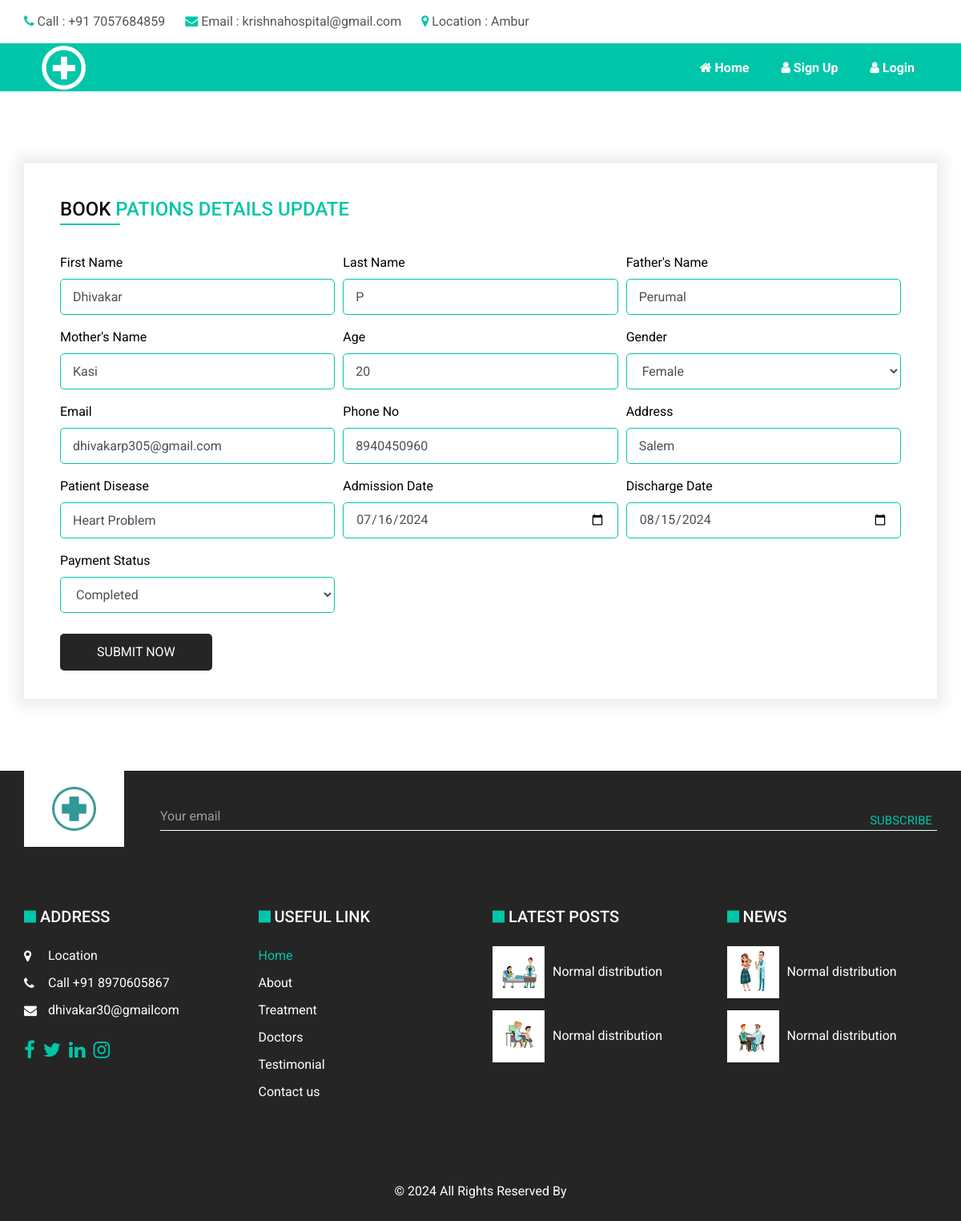
The page /item/1/updates/ on the database its author committed.
### Myapps/models.py (models this page shows, shortened)
class PatientDetail(models.Model):
    GENDER_CHOICES = [
        ('M', 'Male'),
        ('F', 'Female'),
        ('O', 'Other'),
    ]
    PAYMENT_CHOICES = [
        ('C', 'Completed'),
        ('P', 'Pending'),
    ]
    first_name = models.CharField(max_length=100)
    last_name = models.CharField(max_length=100)
    father_name = models.CharField(max_length=100)
    mother_name = models.CharField(max_length=100)
    age = models.IntegerField()
    gender = models.CharField(max_length=1, choices=GENDER_CHOICES)
    email = models.EmailField()
    mobile_no = models.CharField(max_length=15)
    address = models.TextField()
    patient_disease = models.TextField()
    admission_date = models.DateField()
    discharge_date = models.DateField()
    payment_status = models.CharField(max_length=1, choices=PAYMENT_CHOICES)

### Myapps/views.py (the view)
# urls.py: path('item/<int:pk>/updates/', views.updates, name='updates'),
def updates(request,pk):
    item = get_object_or_404(PatientDetail, pk=pk)
    if request.method == 'POST':
        form = PatientDetailForm(request.POST,instance=item)
        if form.is_valid():
            form.save()
            return redirect('pationdetails')
    else:
        form = PatientDetailForm(instance=item)
    return render(request,'PasantsDetails/pations.html', {'form': form})

### Myapps/templates/PasantsDetails/pations.html (shortened to what this page needs)
{%  extends 'Main/main.html' %}
{%  load static %}
{%  block content %}
<section class="book_section layout_padding">
    <div class="container">
      <div class="row">
        <div class="col">
          <form action="" method="post">
            <h2>{% if form.instance.pk %} <h4>BOOK <span>PATIONS DETAILS UPDATE</span></h4> {% else %} <h4><b>ADD <span>PATIONS DETAILS</span></b></h4> {% endif %}</h2>
            <div class="form-row ">
              <div class="form-group col-lg-4">
                <label for="inputPatientName">First Name </label>
                 {{  form.first_name }}
              </div>
              <div class="form-group col-lg-4">
                <label for="inputDoctorName">Last Name</label>
                {{  form.last_name  }}
              </div>
              <div class="form-group col-lg-4">
                <label for="inputDepartmentName">Father's Name</label>
                {{  form.father_name }}
              </div>
            </div>
            <div class="form-row ">
              <div class="form-group col-lg-4">
                <label for="inputPhone">Mother's Name</label>
                {{  form.mother_name }}
              </div>
              <div class="form-group col-lg-4">
                <label for="inputSymptoms">Age</label>
                {{  form.age }}
              </div>
              <div class="form-group col-lg-4">
                <label for="inputSymptoms">Gender</label>
                {{  form.gender }}
              </div>
            </div>
            <div class="form-row ">
                <div class="form-group col-lg-4">
                  <label for="inputPatientName">Email </label>
                   {{  form.email }}
                </div>
                <div class="form-group col-lg-4">
                  <label for="inputDoctorName">Phone No</label>
                  {{  form.mobile_no }}
                </div>
                <div class="form-group col-lg-4">
                  <label for="inputDepartmentName">Address</label>
                  {{  form.address }}
                </div>
              </div>
              <div class="form-row ">
                <div class="form-group col-lg-4">
                  <label for="inputPatientName">Patient Disease </label>
                   {{  form.patient_disease }}
                </div>
                <div class="form-group col-lg-4">
                    <label for="inputDate">Admission Date </label>
                    <div class="input-group date"  data-date-format="mm-dd-yyyy">
                       {{ form.admission_date }}
                    </div>
                </div>
                <div class="form-group col-lg-4">
                    <label for="inputDate">Discharge Date </label>
                    <div class="input-group date"  data-date-format="mm-dd-yyyy">
                       {{ form.discharge_date }}
                    </div>
                </div>
                <div class="form-group col-lg-4">
                    <label for="inputDoctorName">Payment Status</label>
                    {{  form.payment_status  }}
                </div>
              </div>
            <div class="btn-box">
              <button type="submit" class="btn ">Submit Now</button>
            </div>
          </form>
        </div>
      </div>
    </div>
  </section>
{%  endblock content %}

### static/CSS/style1.css (style rules this page uses)
body { font-family: 'Roboto', sans-serif; color: #0c0c0c; background-color: #ffffff; overflow-x: hidden; }
.layout_padding { padding: 90px 0; }
.btn, .btn:focus { outline: none !important; -webkit-box-shadow: none; box-shadow: none; }
.book_section h4 { position: relative; padding-bottom: 5px; margin-bottom: 35px; }
.book_section h4 span { color: #00c6a9; }
.book_section h4::before { content: ""; position: absolute; left: 0; bottom: 0; width: 75px; height: 2px; background-color: #00c6a9; }
.book_section form { padding: 35px 45px; -webkit-box-shadow: 0 0 15px 10px rgba(0, 0, 0, 0.07); box-shadow: 0 0 15px 10px rgba(0, 0, 0, 0.07); }
.book_section form label { color: #000000; }
.book_section form .form-control { width: 100%; background-color: transparent; border: 1px solid #00c6a9; height: 45px; outline: none; -webkit-box-shadow: none; box-shadow: none; border-radius: 5px; padding: 0 15px; }
.book_section form .form-control::placeholder { color: #00c6a9; }
.book_section form button.btn { background-color: #252525; color: #ffffff; padding: 10px 45px; border-radius: 5px; margin-top: 10px; text-transform: uppercase; }

### static/CSS/responsive.css (style rules this page uses)
@media (min-width: 1200px) { .container { max-width: 1170px; } }

### rows shown on the page
PatientDetail: first_name "Dhivakar", last_name "P", father_name "Perumal", mother_name "Kasi", age "20", gender "Female", email "dhivakarp305@gmail.com", mobile_no "8940450960", address "Salem", patient_disease "Heart Problem", admission_date "07/16/2024", discharge_date "08/15/2024", payment_status "Completed"
